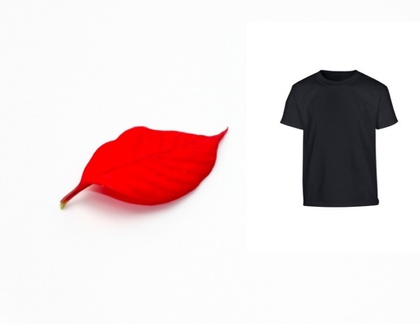
%> input picture Metrics for Image Processing/image.jpg, 420 x 324 px, shrunk from 720 x 556 before the run
$ octave --eval "result = Precompare;"   (GNU Octave 9; MATLAB toolbox functions it lacks are replaced by stand-ins)
%> lines starting %> are read from the running program, lines starting %| are printed output that depends on the picture; in (x1, y1, x2, y2) boxes, pixels count from 0 and x2, y2 are one past the last pixel; in counts of white or black regions, pixels touching at a corner belong together; the program's own positions count from 1
function [Obj1,Obj2,Back,gr1,gr2,gr3,img] = Precompare()
%UNTITLED3 Summary of this function goes here
%   Detailed explanation goes here
img = imread('image.jpg');
%> img is the input picture: size 324x420x3 uint8; mean R, G, B 232.7, 218, 218.6
img2 = rgb2gray(img);
gr1 = imread("GrTr1.jpg");
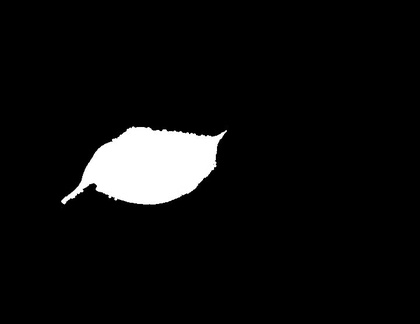
%> input picture Metrics for Image Processing/GrTr1.jpg, 420 x 324 px, shrunk from 720 x 556 before the run
%> gr1 is the input picture: size 324x420x3 uint8; min 0, max 255, mean 14.9
gr1 = rgb2gray(gr1);
%> gr1: size 324x420 uint8
gr1 = imbinarize(gr1);
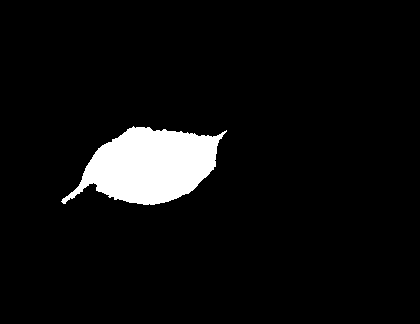
%> gr1: size 324x420 logical; 5.8% white; 1 white region, box (x1, y1, x2, y2) and area: (61, 126, 227, 205) 7958
gr2 = imread("GrTr2.jpg");
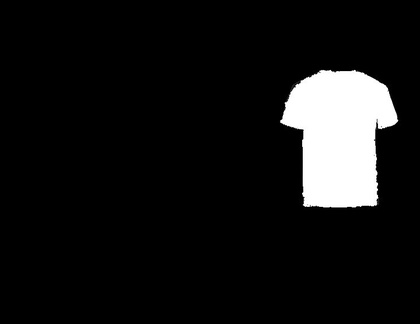
%> input picture Metrics for Image Processing/GrTr2.jpg, 420 x 324 px, shrunk from 720 x 556 before the run
%> gr2 is the input picture: size 324x420x3 uint8; min 0, max 255, mean 21.1
gr2 = rgb2gray(gr2);
%> gr2: size 324x420 uint8
gr2 = imbinarize(gr2);
%> gr2: size 324x420 logical; 8.2% white; 1 white region, box (x1, y1, x2, y2) and area: (280, 70, 398, 207) 11224
gr3 = imread("GrTr3.jpg");
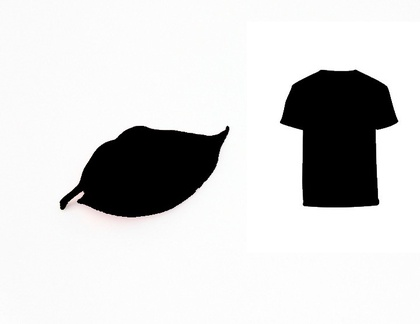
%> input picture Metrics for Image Processing/GrTr3.jpg, 420 x 324 px, shrunk from 720 x 556 before the run
%> gr3 is the input picture: size 324x420x3 uint8; mean R, G, B 213, 212.9, 212.8
gr3 = rgb2gray(gr3);
%> gr3: size 324x420 uint8
gr3 = imbinarize(gr3);
%> gr3: size 324x420 logical; 84.4% white; 2 black regions, box (x1, y1, x2, y2) and area: (280, 70, 398, 207) 11406, (60, 126, 229, 217) 9840

L = imsegkmeans(img,3);
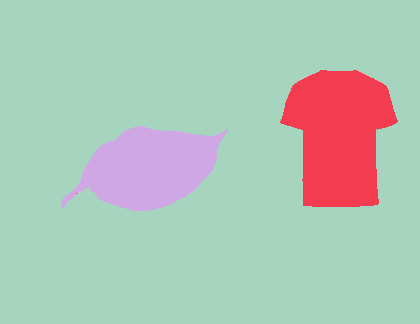
%> L: size 324x420 uint8; 3 distinct labels, from 1 to 3; one colour per label, 0 black
figure();
imshow(L,[]);
% Object1
Obj1 = zeros(size(img2));
    for i=1:size(img2,1)
        for j=1:size(img2,2)
            if L(i,j)==3
                Obj1(i,j)=1;
            end
        end
    end
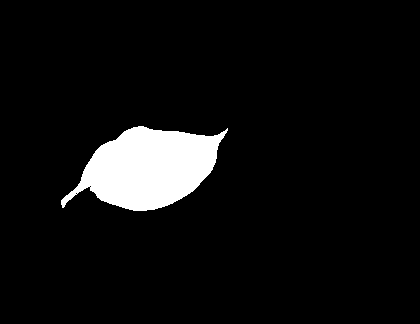
%> Obj1: size 324x420 double; values 0 (black) and 1 (white), 6.3% white; 1 white region, box (x1, y1, x2, y2) and area: (61, 126, 228, 211) 8638
figure();
Ob1 = imshow(Obj1);

% Object2
Obj2 = zeros(size(img2));
    for i=1:size(img2,1)
        for j=1:size(img2,2)
            if L(i,j)==2
                Obj2(i,j)=1;
            end
        end
    end
%> Obj2: size 324x420 double; values 0 (black) and 1 (white), 8.3% white; 2 white regions (1 under 20 px), largest, box (x1, y1, x2, y2) and area: (280, 70, 398, 207) 11318
figure();
Ob2 = imshow(Obj2);

% Object3
Back = zeros(size(img2));
    for i=1:size(img2,1)
        for j=1:size(img2,2)
            if L(i,j)==1
                Back(i,j)=1;
            end
        end
    end
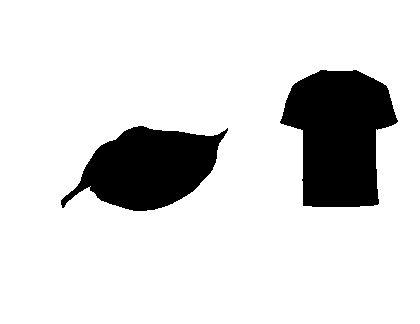
%> Back: size 324x420 double; values 0 (black) and 1 (white), 85.3% white; 2 black regions, box (x1, y1, x2, y2) and area: (280, 70, 398, 207) 11318, (61, 126, 228, 211) 8639
figure();
backg =  imshow(Back);

end
